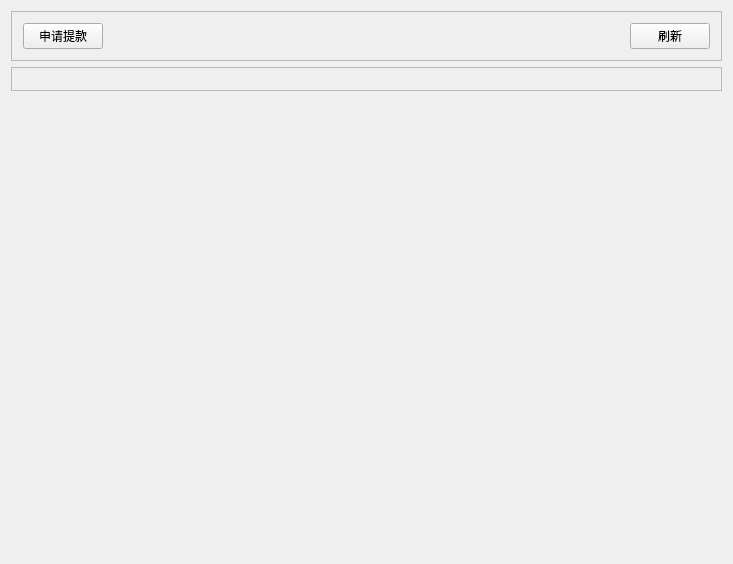
<?xml version="1.0" encoding="UTF-8"?>
<ui version="4.0">
 <class>Agent_WithdrawFunds</class>
 <widget class="QWidget" name="Agent_WithdrawFunds">
  <property name="geometry">
   <rect>
    <x>0</x>
    <y>0</y>
    <width>733</width>
    <height>564</height>
   </rect>
  </property>
  <property name="windowTitle">
   <string>Widget_Withdraw_Funds</string>
  </property>
  <layout class="QVBoxLayout" name="verticalLayout">
   <item>
    <widget class="QFrame" name="frame_Bar">
     <property name="frameShape">
      <enum>QFrame::StyledPanel</enum>
     </property>
     <property name="frameShadow">
      <enum>QFrame::Raised</enum>
     </property>
     <layout class="QGridLayout" name="gridLayout">
      <item row="0" column="0">
       <widget class="QPushButton" name="pushButton_WithdrawFunds">
        <property name="text">
         <string>申请提款</string>
        </property>
       </widget>
      </item>
      <item row="0" column="1">
       <spacer name="horizontalSpacer">
        <property name="orientation">
         <enum>Qt::Horizontal</enum>
        </property>
        <property name="sizeHint" stdset="0">
         <size>
          <width>40</width>
          <height>20</height>
         </size>
        </property>
       </spacer>
      </item>
      <item row="0" column="2">
       <widget class="QPushButton" name="pushButton_Flush">
        <property name="text">
         <string>刷新</string>
        </property>
       </widget>
      </item>
     </layout>
    </widget>
   </item>
   <item>
    <widget class="QFrame" name="frame_Content">
     <property name="frameShape">
      <enum>QFrame::StyledPanel</enum>
     </property>
     <property name="frameShadow">
      <enum>QFrame::Raised</enum>
     </property>
     <layout class="QGridLayout" name="gridLayout_2">
      <item row="0" column="0">
       <widget class="Widget_DataGrid_Pa" name="widget_DataGrid" native="true"/>
      </item>
     </layout>
    </widget>
   </item>
   <item>
    <spacer name="verticalSpacer">
     <property name="orientation">
      <enum>Qt::Vertical</enum>
     </property>
     <property name="sizeHint" stdset="0">
      <size>
       <width>20</width>
       <height>40</height>
      </size>
     </property>
    </spacer>
   </item>
  </layout>
 </widget>
 <layoutdefault spacing="6" margin="11"/>
 <customwidgets>
  <customwidget>
   <class>Widget_DataGrid_Pa</class>
   <extends>QWidget</extends>
   <header>component/widget_datagrid_pa.h</header>
   <container>1</container>
  </customwidget>
 </customwidgets>
 <resources/>
 <connections/>
</ui>
